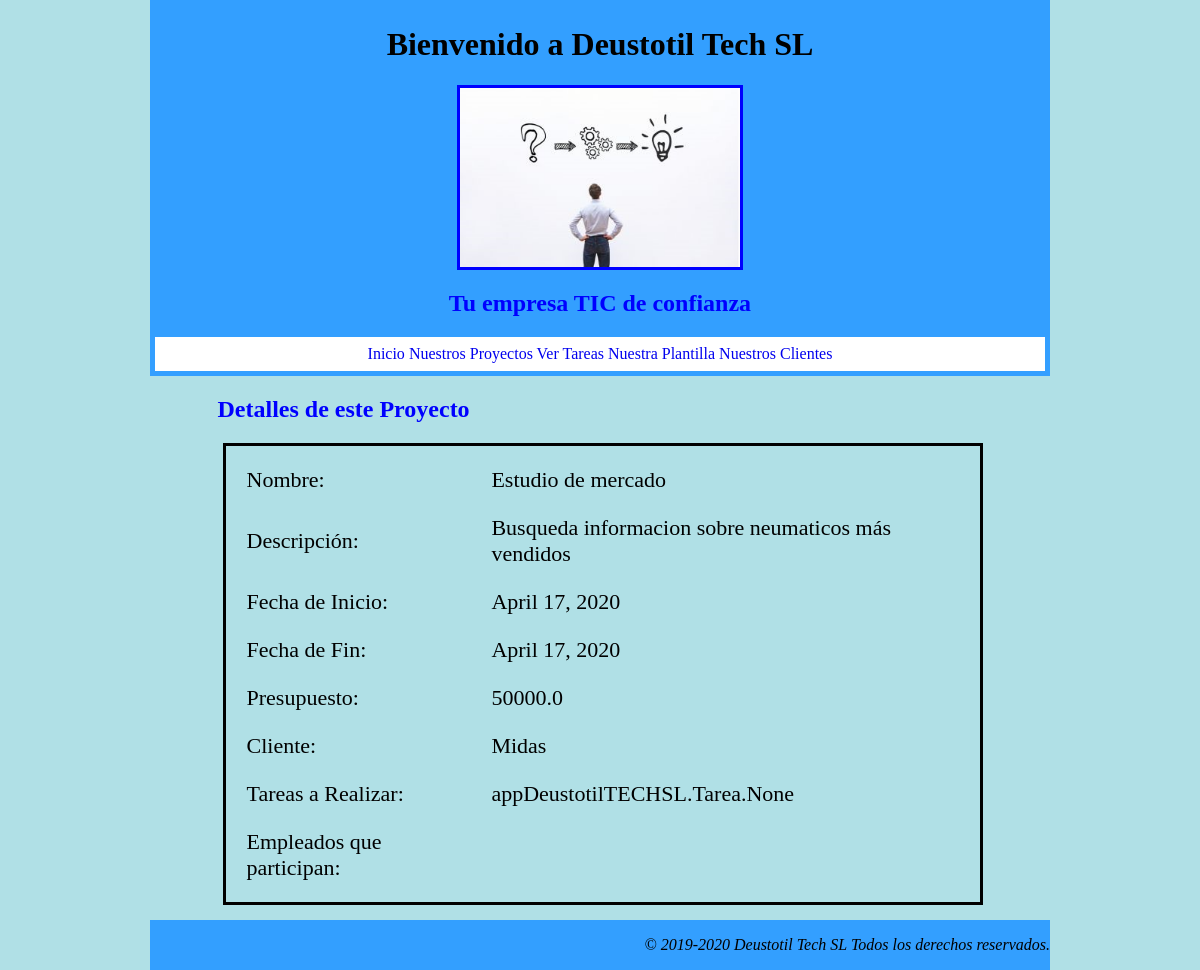
The app's page /index/lista_proyectos/5/ with its own data.
### appDeustotilTECHSL/models.py (models this page shows, shortened)
class Proyecto(models.Model):
    nombre = models.CharField(max_length=25)
    descripcion = models.CharField(max_length=120)
    fecha_inicio = models.DateField(default=date.today())
    fecha_fin = models.DateField(default=date.today())
    presupuesto = models.FloatField(default=0)
    cliente = models.ForeignKey(Cliente, null=True, on_delete=models.SET_NULL)
    tareas_a_realizar = models.ManyToManyField(Tarea)
    empleados = models.ManyToManyField(Empleado)

class Cliente(models.Model):
    nombre_empresa = models.CharField(max_length=25)
    nombre_contacto = models.CharField(max_length=25)
    apellido1_contacto = models.CharField(max_length=25)
    apellido2_contacto = models.CharField(max_length=25)
    telf_cliente = models.IntegerField()
    email_cliente = models.EmailField()
    def __str__(self):
        return f'{self.nombre_empresa}'

### appDeustotilTECHSL/views.py (the view)
# urls.py: path('lista_proyectos/<int:pk>/', views.ProyectoDetailView.as_view(), name='proyecto'),
class ProyectoDetailView(DetailView):
    model = Proyecto
    template_name = 'proyecto.html'
    def get_context_data(self, **kwargs):
        context = super(ProyectoDetailView, self).get_context_data(**kwargs)
        context['titulo_pagina'] = 'Detalles de este Proyecto'
        return context

### appDeustotilTECHSL/templates/proyecto.html
{% extends "index.html" %}
{% block contenido %}
<table class="tablaObjeto">
    <tr>
        <td>Nombre:</td>
        <td>{{ proyecto.nombre }}</td>
    </tr>
    <tr>
        <td>Descripción:</td>
        <td>{{ proyecto.descripcion }}</td>
    </tr>
    <tr>
        <td>Fecha de Inicio:</td>
        <td>{{ proyecto.fecha_inicio}}</td>
    </tr>
    <tr>
        <td>Fecha de Fin:</td>
        <td>{{ proyecto.fecha_fin }}</td>
    </tr>
    <tr>
        <td>Presupuesto:</td>
        <td>{{ proyecto.presupuesto }}</td>
    </tr>
    <tr>
        <td>Cliente:</td>
        <td>{{ proyecto.cliente }}</td>
    </tr>
    <tr>
        <td>Tareas a Realizar:</td>
        <td>{{ proyecto.tareas_a_realizar }}</td>
    </tr>
        <tr>
        <td>Empleados que participan:</td>
        <td>{{ proyecto.empleados_participan }}</td>
    </tr>
</table>
{% endblock %}

### appDeustotilTECHSL/static/css/main.css (style rules this page uses)
body { background-color: powderblue; width: 75%; margin: auto; }
.tablaObjeto { border-spacing: 20px; border-style: solid; border-color: black; table-layout: fixed; border-collapse: separate; margin-left: 5px; }
td { font-family: Cambria, Cochin, Georgia, Times, 'Times New Roman', serif; font-size: 22px; text-align: left; }

### records on screen
Proyecto: nombre "Estudio de mercado", descripcion "Busqueda informacion sobre neumaticos más vendidos", fecha_inicio "April 17, 2020", fecha_fin "April 17, 2020", presupuesto "50000.0", cliente "Midas", tareas_a_realizar "appDeustotilTECHSL.Tarea.None"

### other values on screen
{{ titulo_pagina }} "Detalles de este Proyecto"
